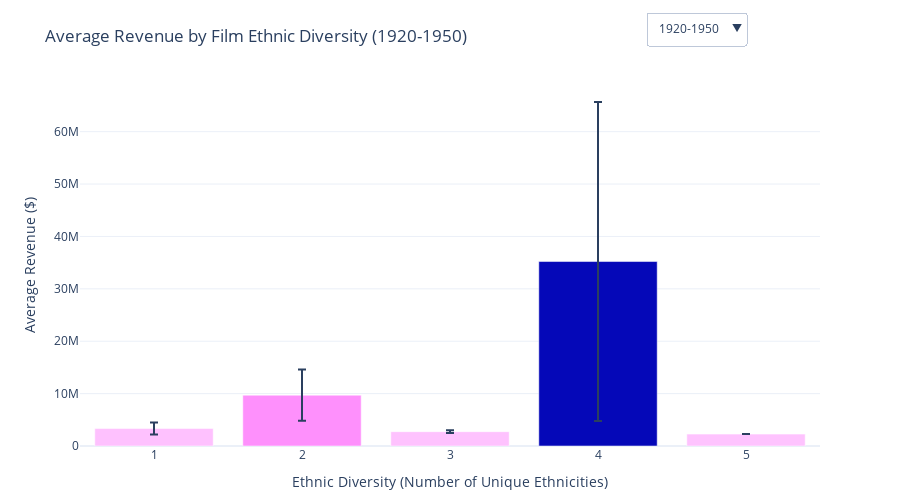

The notebook cell this image was saved under:
### Markdown cell above
NOW I TRY TO DO IT IN PLOTY AS REQUIRED WITH THE DIFFERENT TIME PERIODS (We need to decide what to keep)

### Code cell
import plotly.express as px
import plotly.graph_objects as go
import pandas as pd

# Assuming you have a movies DataFrame with 'wikipedia_movie_id' and 'release_year'
df_actors_revenues = pd.merge(df_actors_revenues, df_movies[['wikipedia_movie_id', 'release_year']], on='wikipedia_movie_id', how='left')

# Explode actor_ethnicity to handle multiple values per movie
df_exploded = df_actors_revenues.explode('actor_ethnicity')

# Count unique actors per ethnicity
ethnicity_count = df_exploded.groupby('actor_ethnicity')['actor_name'].nunique().reset_index()
ethnicity_count.columns = ['actor_ethnicity', 'num_actors']

# Filter ethnicities with more than 50 actors
relevant_ethnicities = ethnicity_count[ethnicity_count['num_actors'] > 50]
df_filtered = df_exploded[df_exploded['actor_ethnicity'].isin(relevant_ethnicities['actor_ethnicity'])]

# Calculate diversity per movie
diversity_per_movie = df_filtered.groupby(['wikipedia_movie_id', 'box_office_revenue', 'release_year'])['actor_ethnicity'].nunique().reset_index()
diversity_per_movie.columns = ['wikipedia_movie_id', 'box_office_revenue', 'release_year', 'diversity']

# Define time periods
def categorize_period(year):
    if year <= 1950:
        return "1920-1950"
    elif year <= 1980:
        return "1950-1980"
    else:
        return "1980-Now"

# Add time period column
diversity_per_movie['time_period'] = diversity_per_movie['release_year'].apply(categorize_period)

# Initialize storage for period-specific data
data_by_period = {}

# Process each time period
for period in ["1920-1950", "1950-1980", "1980-Now"]:
    # Filter movies by time period
    filtered_movies = diversity_per_movie[diversity_per_movie['time_period'] == period]
    
    # Calculate revenue per diversity level
    revenue_per_diversity = filtered_movies.groupby('diversity')['box_office_revenue'].agg(['mean', 'sem']).reset_index()
    
    # Store the data for this period
    data_by_period[period] = revenue_per_diversity

# Create the base figure for the first period ("1920-1950")
initial_period = "1920-1950"
fig = px.bar(
    data_by_period[initial_period],
    x='diversity',
    y='mean',
    error_y='sem',  # Add error bars for standard error
    color='mean',   # Color bars based on mean revenue
    color_continuous_scale=px.colors.sequential.Plotly3[::-1],  # Invert the color scale
    title=f'Average Revenue by Film Ethnic Diversity ({initial_period})',
    labels={'diversity': 'Ethnic Diversity (Number of Unique Ethnicities)', 'mean': 'Average Revenue ($)'}
)

# Customize layout
fig.update_layout(
    xaxis_title="Ethnic Diversity (Number of Unique Ethnicities)",
    yaxis_title="Average Revenue ($)",
    template="plotly_white",  # Clean background template
    coloraxis_showscale=False,  # Hide the color scale legend
    height=500,  # Adjust height of the chart
    margin=dict(t=50, b=50)  # Add margins for better spacing
)

# Add dropdown menu for time period selection
dropdown_buttons = [
    dict(
        label=period,
        method="update",
        args=[
            {"x": [data_by_period[period]['diversity']],
             "y": [data_by_period[period]['mean']],
             "error_y.array": [data_by_period[period]['sem']]},
            {"title": f"Average Revenue by Film Ethnic Diversity ({period})"}
        ]
    )
    for period in data_by_period.keys()
]

fig.update_layout(
    updatemenus=[
        dict(
            buttons=dropdown_buttons,
            direction="down",
            showactive=True,
            x=0.9,  # Move dropdown to the top-right corner
            xanchor="right",
            y=1.2,  # Above the chart
            yanchor="top"
        )
    ]
)

# Show the chart
fig.show()

# Save the chart as an HTML file
fig.write_html("assets/ploty-img/revenue_ethnic_diversity_periods.html")

### Figure 1 — Plotly figure (JSON) as saved in the notebook; plotly's stock layout.template omitted (floating-point values rounded to 4 significant figures)
{"data": [{"alignmentgroup": "True", "error_y": {"array": [1149000.0, 4904000.0, 252900.0, 30430000.0, null]}, "hovertemplate": "Ethnic Diversity (Number of Unique Ethnicities)=%{x}<br>Average Revenue ($)=%{marker.color}<extra></extra>", "legendgroup": "", "marker": {"color": [3333000.0, 9705000.0, 2734000.0, 35210000.0, 2270000], "coloraxis": "coloraxis", "pattern": {"shape": ""}}, "name": "", "offsetgroup": "", "orientation": "v", "showlegend": false, "textposition": "auto", "type": "bar", "x": [1, 2, 3, 4, 5], "xaxis": "x", "y": [3333000.0, 9705000.0, 2734000.0, 35210000.0, 2270000], "yaxis": "y"}], "layout": {"barmode": "relative", "coloraxis": {"colorbar": {"title": {"text": "Average Revenue ($)"}}, "colorscale": [[0, "#fec3fe"], [0.08333, "#febefe"], [0.1667, "#fea5fd"], [0.25, "#fe88fc"], [0.3333, "#fc67fd"], [0.4167, "#f246fe"], [0.5, "#dd2bfd"], [0.5833, "#bf1cfd"], [0.6667, "#981cfd"], [0.75, "#6b1cfb"], [0.8333, "#3c19f0"], [0.9167, "#1910d8"], [1, "#0508b8"]], "showscale": false}, "height": 500, "legend": {"tracegroupgap": 0}, "margin": {"b": 50, "t": 50}, "title": {"text": "Average Revenue by Film Ethnic Diversity (1920-1950)"}, "updatemenus": [{"buttons": [{"args": [{"error_y.array": [[1149000.0, 4904000.0, 252900.0, 30430000.0, null]], "x": [[1, 2, 3, 4, 5]], "y": [[3333000.0, 9705000.0, 2734000.0, 35210000.0, 2270000]]}, {"title": "Average Revenue by Film Ethnic Diversity (1920-1950)"}], "label": "1920-1950", "method": "update"}, {"args": [{"error_y.array": [[1511000.0, 2049000.0, 3169000.0, 9430000.0, 8869000.0, 33090000.0, 6615000.0]], "x": [[1, 2, 3, 4, 5, 6, 7]], "y": [[11090000.0, 16130000.0, 25750000.0, 46090000.0, 52810000.0, 74640000.0, 19850000.0]]}, {"title": "Average Revenue by Film Ethnic Diversity (1950-1980)"}], "label": "1950-1980", "method": "update"}, {"args": [{"error_y.array": [[1445000.0, 2555000.0, 3027000.0, 4540000.0, 4949000.0, 7090000.0, 17950000.0, 28570000.0, 44440000.0, 120500000.0]], "x": [[1, 2, 3, 4, 5, 6, 7, 8, 9, 10]], "y": [[18770000.0, 35780000.0, 49840000.0, 71630000.0, 93010000.0, 101200000.0, 170000000.0, 148200000.0, 188800000.0, 483100000.0]]}, {"title": "Average Revenue by Film Ethnic Diversity (1980-Now)"}], "label": "1980-Now", "method": "update"}], "direction": "down", "showactive": true, "x": 0.9, "xanchor": "right", "y": 1.2, "yanchor": "top"}], "xaxis": {"anchor": "y", "domain": [0, 1], "title": {"text": "Ethnic Diversity (Number of Unique Ethnicities)"}}, "yaxis": {"anchor": "x", "domain": [0, 1], "title": {"text": "Average Revenue ($)"}}}}
